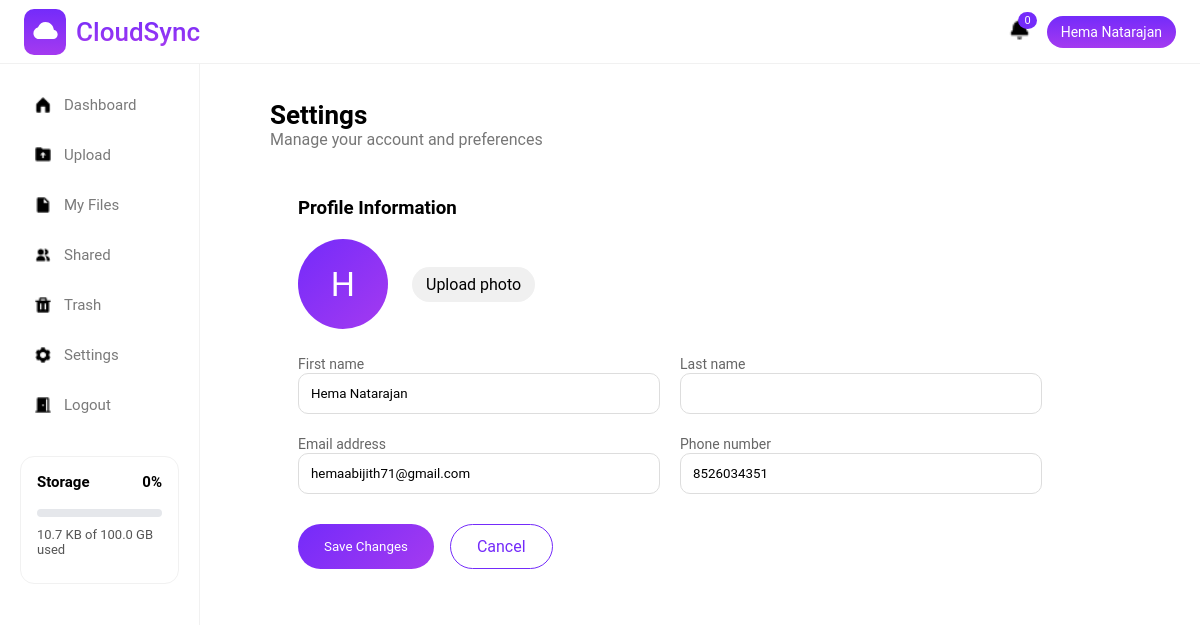
/user/settings/ (signed in), run on the app's committed database.
### accounts/models.py (models this page shows)
class User(AbstractUser):
    profile_picture = models.ImageField(null=True, blank=True, upload_to = profile_image_upload_path)
    phone = models.CharField(max_length=10, unique=True, null=True, blank=True)

### storageapp/views.py (the view, shortened to what this page needs)
# urls.py: path('settings/', settings_page, name='settings_page'),
def settings_page(request):
    if request.user.is_authenticated:
        user = request.user
        if request.user.is_superuser:
            base_template = "adminpanel/admin_base.html"
        else:
            base_template = "storageapp/base.html"
        return render(request, "storageapp/settings.html",{"base_template": base_template})
    else:
        next_url = reverse('storageapp:settings_page')
        request.session['next_url'] = next_url
        return redirect('accounts:signin_page')

### storageapp/context_processors.py (called while the page is built)
def storage_info(request):
    if not request.user.is_authenticated:
        return {}
    sub = UserSubscription.objects.select_related("plan").filter(user=request.user).first()
    used = (
        CloudFile.objects
        .filter(user=request.user, is_deleted=False)
        .aggregate(total=Sum("file_size"))["total"] or 0
    )
    limit = sub.plan.storage_limit
    storage_percent = min(
        int((used / limit) * 100) if limit else 0,
        100
    )
    return {
        "storage_used": used,
        "storage_limit": limit,
        "storage_percent": int((used / limit) * 100) if limit else 0,
        "current_plan": sub.plan,
        "storage_percent":storage_percent,
    }

### subscriptions/context_processors.py (called while the page is built)
def subscription_context(request):
    if not request.user.is_authenticated:
        return {}
    subscription = UserSubscription.objects.select_related("plan").get(user=request.user)
    used = CloudFile.objects.filter(
        user=request.user,
        is_deleted=False
    ).aggregate(s=Sum("file_size"))["s"] or 0
    limit = subscription.plan.storage_limit
    percent = min(int((used / limit) * 100), 100) if limit else 0
    return {
        "current_plan": subscription.plan,
        "storage_used": used,
        "storage_limit": limit,
        "storage_percent": percent,
    }

### storageapp/templates/storageapp/settings.html (shortened to what this page needs)
{% extends base_template %}
{% load static %}
{% block style %}
<link rel="stylesheet" href="{% static 'css/settings.css' %}">
{% endblock %}
{% block content %}
<div class="settings-page">
    <h2 class="settings-title">Settings</h2>
    <p class="settings-subtitle">Manage your account and preferences</p>
    <div class="settings-card">
        <h3>Profile Information</h3>
        <form method="POST" enctype="multipart/form-data">
            <div class="avatar-row">
                <div class="avatar" id="avatarPreview">
                    {% if request.user.profile_picture %}
                        <img src="{{ request.user.profile_picture.url }}" id="avatarImg">
                    {% else %}
                        <span id="avatarText">
                            {{ request.user.first_name|slice:":1"|upper }}
                        </span>
                    {% endif %}
                </div>
                <div class="avatar-actions">
                    <label class="upload-btn">
                        Upload photo
                    </label>
                </div>
            </div>
            <div class="form-grid">
                <div>
                    <label>First name</label>
                    <input type="text" name="first_name" value="{{ request.user.first_name }}">
                </div>
                <div>
                    <label>Last name</label>
                    <input type="text" name="last_name" value="{{ request.user.last_name }}">
                </div>
                <div>
                    <label>Email address</label>
                    <input type="email" name="email" value="{{ request.user.email }}">
                </div>
                <div>
                    <label>Phone number</label>
                    <input type="text" name="phone" value="{{ request.user.phone }}">
                </div>
            </div>
            <div class="form-actions">
                <button type="submit" class="save-btn">Save Changes</button>
                <a href="{% url 'storageapp:dashboard' %}" class="cancel-btn">Cancel</a>
            </div>
        </form>
    </div>
</div>
{% endblock %}

### storageapp/templates/storageapp/base.html (shortened to what this page needs)
{% load static %}
<!DOCTYPE html>
<html lang="en">
<head>
    <link rel="stylesheet" href="{% static 'css/common.css' %}">
    <link rel="stylesheet" href="{% static 'css/base.css' %}">
    {% block style %}
    {% endblock %}
</head>
<body>
<div class="header">
    <div class="logoarea">
        <div class="logoimage">
            <img src="{% static 'images/cloud.png' %}" alt="logoimage">
        </div>
        <div class="logotext">CloudSync</div>
    </div>
    <div class="header-right">
        <div class="notification"><img src="{% static 'images/bell.png' %}" alt="" srcset=""><span>0</span></div>
        <div class="user-pill">{{ request.user.first_name|default:request.user.username }}</div>
    </div>
</div>
<div class="sidebar">
    <a href="{% url 'storageapp:dashboard' %}" class="nav-item {% if request.resolver_match.url_name == 'dashboard' %}active{% endif %}"><img src="{% static 'images/dashboard.png' %}" alt=""> Dashboard</a>
    <a href="{% url 'storageapp:upload_page' %}" class="nav-item {% if request.resolver_match.url_name == 'upload_page' %}active{% endif %}"><img src="{% static 'images/upload.png' %}" alt=""> Upload</a>
    <a href="{% url 'storageapp:myfiles' %}" class="nav-item {% if request.resolver_match.url_name == 'myfiles' %}active{% endif %}"><img src="{% static 'images/myfile.png' %}" alt=""> My Files</a>
    <a href="{% url 'storageapp:shared_files' %}" class="nav-item {% if request.resolver_match.url_name == 'shared_files' %}active{% endif %}"><img src="{% static 'images/share.png' %}" alt=""> Shared</a>
    <a href="{% url 'storageapp:trash' %}" class="nav-item {% if request.resolver_match.url_name == 'trash' %}active{% endif %}"><img src="{% static 'images/trash.png' %}" alt=""> Trash</a>
    <a href="{% url 'storageapp:settings_page' %}" class="nav-item {% if request.resolver_match.url_name == 'settings' %}active{% endif %}"><img src="{% static 'images/settings.png' %}" alt=""> Settings</a>
    <a href="{% url 'accounts:user_logout' %}" class="nav-item"><img src="{% static 'images/logout.png' %}" alt=""> Logout</a>
    <div class="storage-box">
        <div style="display:flex;justify-content:space-between">
            <strong>Storage</strong>
            <strong>{{ storage_percent }}%</strong>
        </div>
        <div class="progressbar">
        </div>
        <p>
            {{ storage_used|filesizeformat }}
            of
            {{ storage_limit|filesizeformat }}
            used
        </p>
    </div>
</div>
<div class="main">
    {% block content %}
    {% endblock %}
</div>
</body>
</html>

### static/css/common.css (style rules this page uses)
* { margin: 0; padding: 0; box-sizing: border-box; font-family: 'Roboto', sans-serif; }
:root { --white:#ffffff; --red:red; --blue:#742BFA; --violet:#A43AF0; --grey:#7A7A7A; --lightgrey:#f1f1f1; --bordergrey:#d0d0d0; --black:#000000; }
body { background: var(--white); color: var(--black); }
html { min-width: 320px; scroll-behavior: smooth; }
a { text-decoration: none; }

### static/css/base.css (style rules this page uses)
.header { height: 64px; background: var(--white); display: flex; align-items: center; justify-content: space-between; padding: 0 24px; border-bottom: 1px solid var(--lightgrey); position: fixed; top: 0; left: 0; right: 0; z-index: 100; }
.logoarea { display: flex; align-items: center; gap: 10px; }
.logoarea .logoimage { background:linear-gradient(to bottom, #742BFA, #A43AF0); padding: 7px; border-radius: 10px; }
.logoarea .logotext { background-image: linear-gradient(to bottom, #742BFA, #A43AF0); background-clip: text; -webkit-background-clip: text; color: transparent; -webkit-text-fill-color: transparent; font-size: clamp(20px, 2.5vw, 26px); font-weight: 550; }
.header-right { display: flex; align-items: center; gap: 16px; }
.header-right img { width: 23px; height: 23px; }
.notification { position: relative; font-size: 18px; cursor: pointer; }
.notification span { position: absolute; top: -6px; right: -6px; background: var(--blue); color: var(--white); font-size: 11px; padding: 2px 6px; border-radius: 50%; }
.user-pill { background: linear-gradient(to bottom, #742BFA, #A43AF0); color: var(--white); padding: 8px 14px; border-radius: 30px; font-size: 14px; cursor: pointer; }
.sidebar { width: 200px; min-width: 180px; background: var(--white); position: fixed; top: 64px; bottom: 0; left: 0; border-right: 1px solid var(--lightgrey); padding: 20px; }
.sidebar img { width: 18px; height: 18px; }
.nav-item { display: flex; align-items: center; gap: 12px; padding: 12px 14px; border-radius: 10px; color: var(--grey); text-decoration: none; margin-bottom: 8px; font-size: 15px; }
.storage-box { margin-top: 30px; border: 1px solid var(--lightgrey); border-radius: 14px; padding: 16px; background: #fff; }
.storage-box strong { font-size: 15px; display: block; margin-bottom: 8px; }
.progressbar { height: 8px; background: #e5e7eb; border-radius: 999px; overflow: hidden; margin: 10px 0; }
.storage-box p { font-size: 13px; color: #555; margin: 6px 0 10px; }
.main { margin-left: 240px; padding: 100px 30px 30px; }

### static/css/settings.css (style rules this page uses)
.settings-title { font-size: 26px; font-weight: 600; }
.settings-subtitle { color: #777; margin-bottom: 20px; }
.settings-card { background: #fff; border-radius: 14px; padding: 28px; max-width: 800px; }
.settings-card h3 { margin-bottom: 20px; }
.avatar-row { display: flex; align-items: center; gap: 24px; margin-bottom: 25px; }
.avatar { width: 90px; height: 90px; background: linear-gradient(135deg, #742BFA, #A43AF0); border-radius: 50%; color: white; font-size: 34px; display: flex; align-items: center; justify-content: center; }
.avatar-actions { display: flex; gap: 12px; }
.upload-btn { background: #f0f0f0; padding: 8px 14px; border-radius: 20px; cursor: pointer; }
.form-grid { display: grid; grid-template-columns: repeat(2, 1fr); gap: 20px; }
.form-grid label { font-size: 14px; color: #666; }
.form-grid input { width: 100%; padding: 12px; border-radius: 10px; border: 1px solid #ddd; }
.form-actions { margin-top: 30px; display: flex; gap: 16px; }
.save-btn { background: linear-gradient(135deg, #742BFA, #A43AF0); color: white; padding: 12px 26px; border-radius: 30px; border: none; cursor: pointer; }
.cancel-btn { border: 1px solid #742BFA; padding: 12px 26px; border-radius: 30px; text-decoration: none; color: #742BFA; }

### data on the page
User: user.first_name "Hema Natarajan", user.first_name "H", first_name "Hema Natarajan", email "hemaabijith71@gmail.com", phone "8526034351"

### other printed values
{{ storage_percent }} "0"
{{ storage_used|filesizeformat }} "10.7 KB"
{{ storage_limit|filesizeformat }} "100.0 GB"
